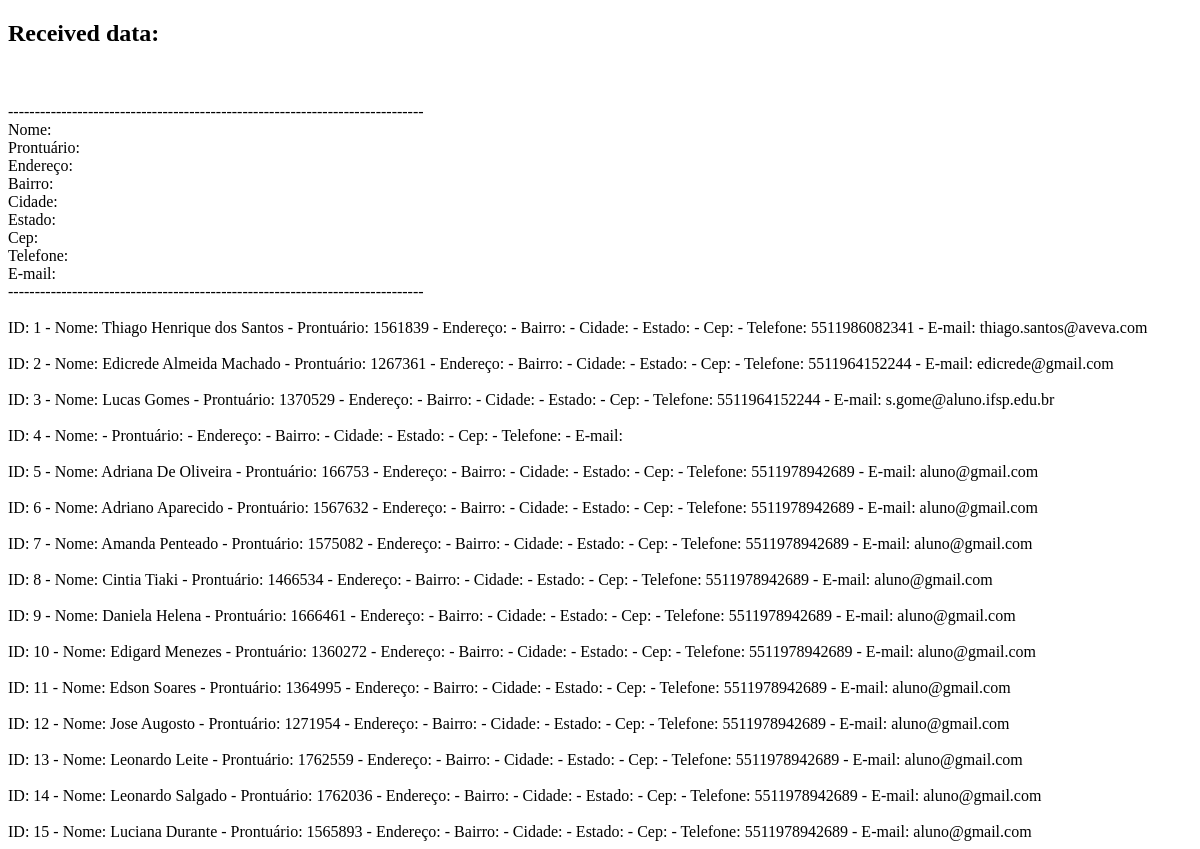
/aluno.php, run on an earlier commit of the app's database.
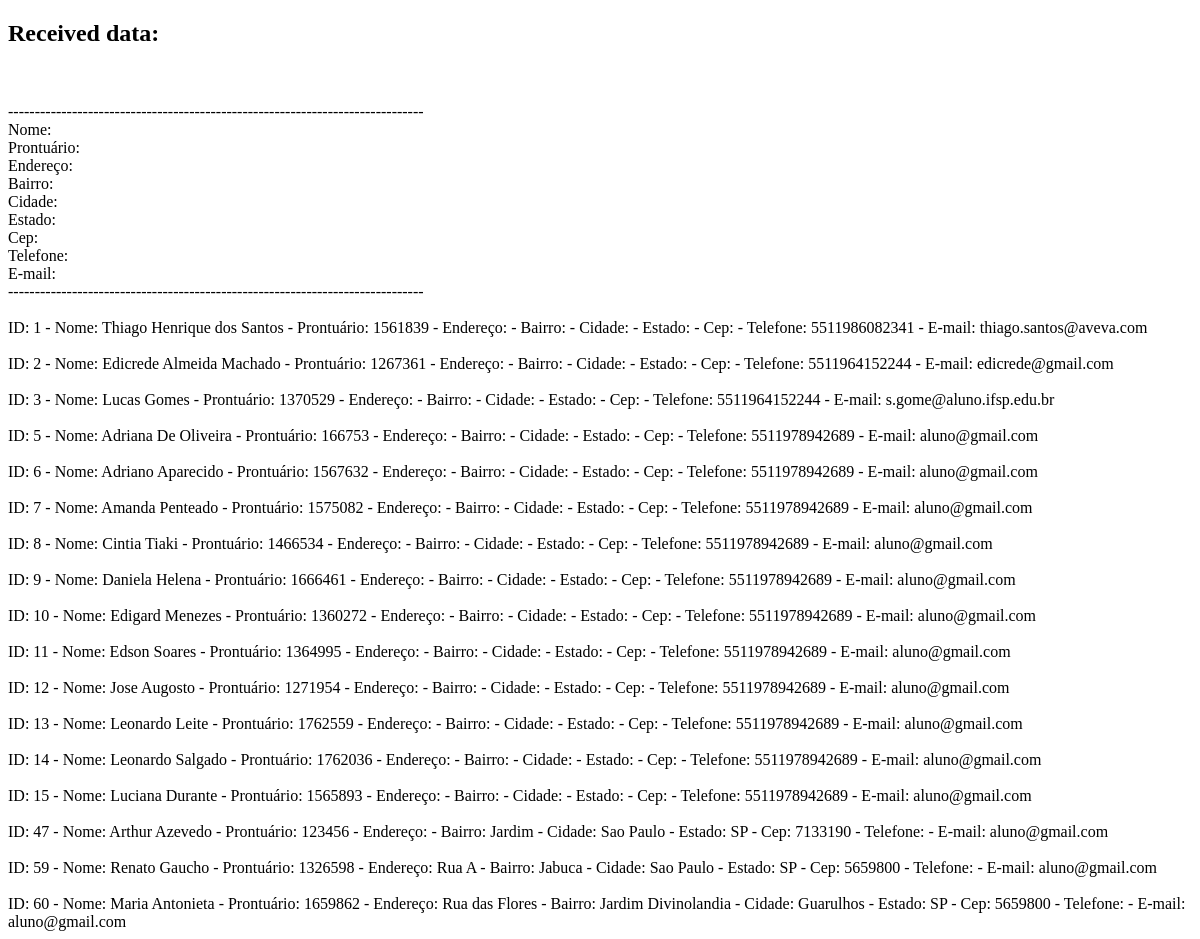
And on a later commit of the database.
### tables this page shows
CREATE TABLE `aluno` (
  `id` int(11) NOT NULL AUTO_INCREMENT,
  `nome` varchar(50) NOT NULL,
  `prontuario` char(7) NOT NULL,
  `telefone` char(13) NOT NULL,
  `email` varchar(50) DEFAULT NULL,
  `endereco` varchar(60) DEFAULT NULL,
  `bairro` varchar(30) DEFAULT NULL,
  `cidade` varchar(30) DEFAULT NULL,
  `estado` varchar(2) DEFAULT NULL,
  `cep` int(11) DEFAULT NULL,
  PRIMARY KEY (`id`),
  UNIQUE KEY `prontuario` (`prontuario`)
);

### aluno.php (the view, shortened to what this page needs)
<!DOCTYPE html>
<html>
<head>
</head>
<body>
	<?php
	$nome = $_POST['nome'];
	$prontuario = $_POST['prontuario'];
	$end  = $_POST['endereco'];
	$bairro  = $_POST['bairro'];
	$cidade  = $_POST['cidade'];
	$estado = $_POST['estado'];
	$cep  = $_POST['cep'];
	$telefone  = $_POST['fone'];
	$email = $_POST['email'];
	echo "<h2>Received data:</h2> <br>";
	echo "<br>------------------------------------------------------------------------------<br>";
	echo "Nome: " . $nome;
	echo "<br>";
	echo "Prontuário: " . $prontuario;
	echo "<br>";
	echo "Endereço: " . $end;
	echo "<br>";
	echo "Bairro: " . $bairro;
	echo "<br>";
	echo "Cidade: " . $cidade;
	echo "<br>";
	echo "Estado: " . $estado;
	echo "<br>";
	echo "Cep: " . $cep;
	echo "<br>";
	echo "Telefone: " . $telefone;
	echo "<br>";
	echo "E-mail: " . $email;
	echo "<br>------------------------------------------------------------------------------<br>";
	$servername = "localhost";
	$username = "root";
	$password = "ILoveJava#1";
	$dbname = "escola";
	$conn = new mysqli($servername, $username, $password, $dbname);
	$sql = "SELECT * FROM aluno";
	$result = $conn->query($sql);
	if ($result->num_rows > 0) {
		while($row = $result->fetch_assoc()) {
			echo "<br> ID: ". $row["id"]. " - Nome: ". $row["nome"]. " - Prontuário: " . $row["prontuario"] . " - Endereço: " . $row["endereco"] . " - Bairro: " . $row["bairro"]. " - Cidade: " . $row["cidade"]. " - Estado: " . $row["estado"]." - Cep: " . $row["cep"]. " - Telefone: " . $row["telefone"] . " - E-mail: " . $row["email"] . "<br>";
		}
	} else {
		echo "0 results";
	}
	?>
</body>
</html>

What changed in the data, as far as the page shows it:
removed aluno: id "4"
added aluno: id "47", nome "Arthur Azevedo", prontuario "123456", bairro "Jardim", cidade "Sao Paulo", estado "SP", cep "7133190", email "aluno@gmail.com"
added aluno: id "59", nome "Renato Gaucho", prontuario "1326598", endereco "Rua A", bairro "Jabuca", cidade "Sao Paulo", estado "SP", cep "5659800", email "aluno@gmail.com"
added aluno: id "60", nome "Maria Antonieta", prontuario "1659862", endereco "Rua das Flores", bairro "Jardim Divinolandia", cidade "Guarulhos", estado "SP", cep "5659800", email "aluno@gmail.com"
